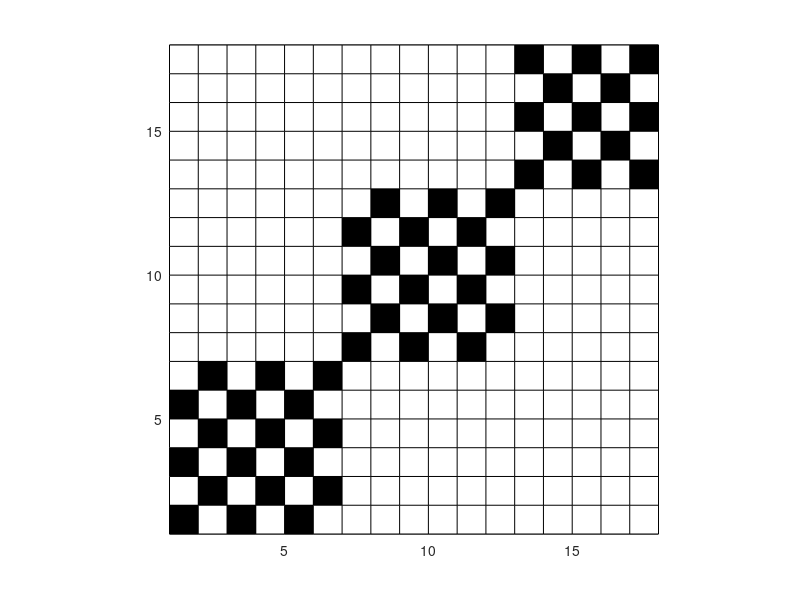

MATLAB code for this plot: (Note: this script raises an error after producing the figure.)

n=6^2;
L = round(n^(1/2));
J1d=zeros(L,L)+diag(ones(1,L-1),+1)+diag(ones(1,L-1),-1); %+ diag(ones(1,L-2),+2)+diag(ones(1,L-2),-2);
% Si en 1D incluyo 2 conexiones a segundos vecinos por cada espin, en 2D se traduce a
% 4 conexiones a segundos vecinos pero a traves de los ejes x e y de la red,
% es decir, no los segundos vecinos cruzados.

J1d(1,L)=1;
J1d(L,1)=1;
C=ones(L,L);
C(2:2:L,1:2:L) = 0;
C(1:2:L,2:2:L) = 0;
I=eye(L,L);
J2d = kron(I,J1d) + kron(J1d,I)+ kron(J1d,J1d) ;


% G=graph(J2d);
% plot(G,'Layout','subspace')
% figure
% pcolor(J2d)
% colormap(flipud(gray))
% axis equal
% pbaspect([1 1 1])

Cc = repmat({C}, 1, 3);  
Cb = blkdiag(Cc{:});
figure
pcolor(Cb)
colormap(flipud(gray))
axis equal
pbaspect([1 1 1])


%%
EdgeTable = table([1 2; 1 3; 2 4; 3 4],'VariableNames',{'EndNodes'});
G = graph(EdgeTable);

L=2;

EdgeTable = table(L+[ 1 3; 2 4; 3 4],'VariableNames',{'EndNodes'});
G = addedge(G,EdgeTable);

EdgeTable = table(L+[ 1 3; 2 4; 3 4],'VariableNames',{'EndNodes'});
G = addedge(G,EdgeTable);

plot(G)
